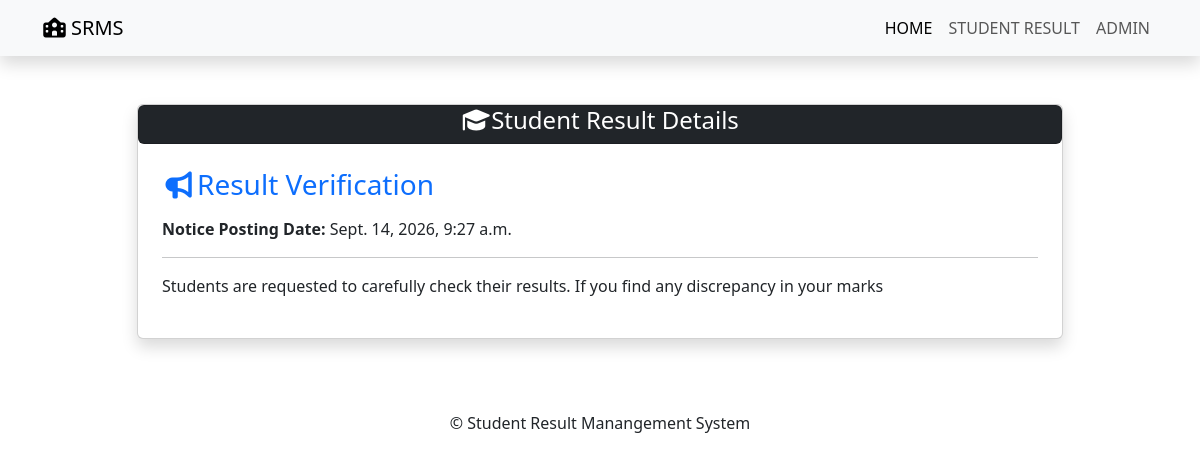
The app's page /notice_detail/6/ with its own data.
### resultapp/models.py (models this page shows, shortened)
class Notice(models.Model):
    title = models.CharField(max_length=100)
    detail = models.TextField()
    posting_date = models.DateTimeField(auto_now_add=True)
    updation_date = models.DateTimeField(auto_now=True)

### resultapp/views.py (the view)
# urls.py: path('notice_detail/<int:notice_id>/',notice_detail, name='notice_detail'),
def notice_detail(request,notice_id):
    notice = get_object_or_404(Notice,id=notice_id)
    return render(request,'notice_detail.html',locals())

### resultapp/templates/notice_detail.html (shortened to what this page needs)
{% extends 'base.html' %}
{% block content %}
<div class="container py-5" id="solo">
    <div class="row justify-content-center">
        <div class="col-lg-10">
            <div class="card shadow">
                <div class="card header text-center bg-dark text-white">
                    <h4><i class="fas fa-graduation-cap"></i>Student Result Details</h4>
                </div>
                <div class="card-body p-4">
                    <h3 class="mb-3 text-primary"><i class="fas fa-bullhorn"></i>{{notice.title}}</h3>
                    <p><strong>Notice Posting Date: </strong> {{notice.posting_date}} </p>
                    <hr/>
                    <p>{{notice.detail}}</p>
                </div>
            </div>
        </div>
    </div>
</div>
{% endblock %}

### records on screen
Notice: title "Result Verification", posting_date "Sept. 14, 2026, 9:27 a.m.", detail "Students are requested to carefully check their results. If you find any discrepancy in your marks"
